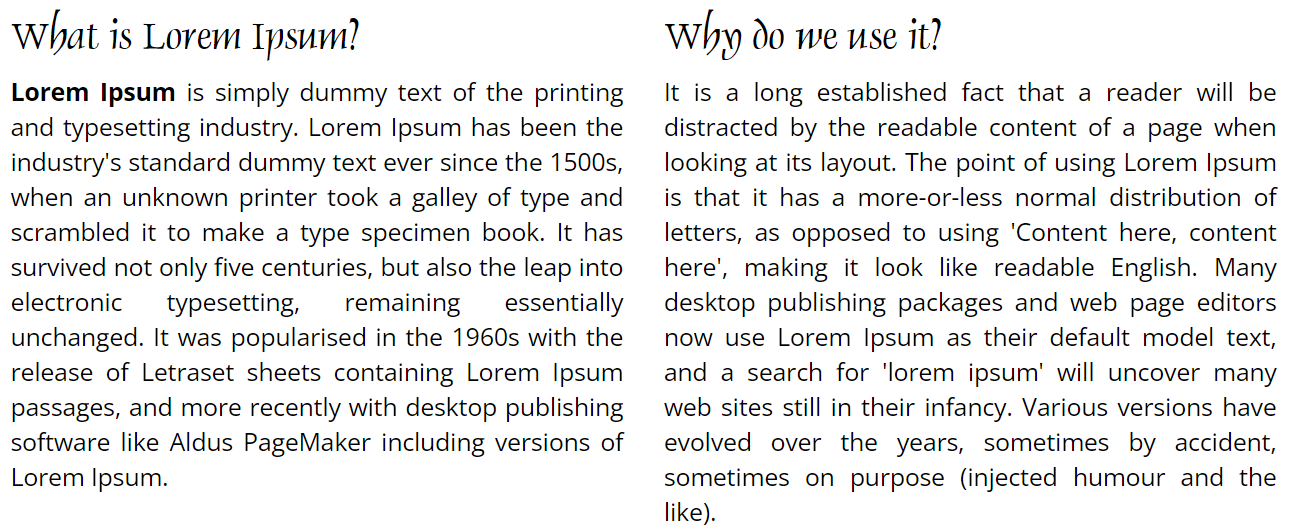
#> input picture Numpy/projetos/Blur com Convolução/assets/teste_text.png, 1289 x 525 px
$ python image_blur.py
#> lines starting #> are read from the running program, lines starting #| are printed output that depends on the picture
import numpy as np
from skimage.transform import rescale
import scipy
import scipy.ndimage
import cv2
import os

FILENAME = 'teste_text.png'
PATH = os.path.join('assets', FILENAME)
img = cv2.imread(PATH)
#> img is the input picture: shape (525, 1289, 3); mean B, G, R 233.6, 233.5, 233.5
cv2.imshow('original_image', img)

b_scaled = rescale(img[:,:,0], 0.25)
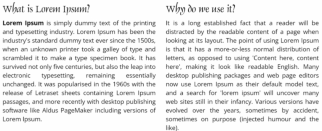
#> b_scaled: shape (131, 322) float64; min 0.18, max 1, mean 0.916
g_scaled = rescale(img[:,:,1], 0.25)
r_scaled = rescale(img[:,:,2], 0.25)
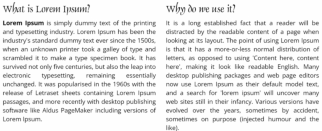
#> r_scaled: shape (131, 322) float64; min 0.188, max 1, mean 0.916
img_scaled = np.stack([b_scaled, g_scaled, r_scaled], axis=2)
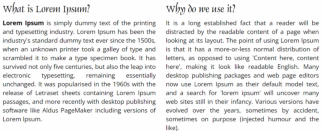
#> img_scaled: shape (131, 322, 3) float64; mean B, G, R 0.916, 0.916, 0.916

# Box Blur
box_blur = (1 / 9) * np.array([[1, 1, 1],
                                [1, 1, 1],
                                [1, 1, 1]])
# Gaussian Blur 3x3
gaussian_3 = (1 / 16) * np.array([[1, 2, 1],
                                  [2, 4, 2],
                                  [1, 2, 1]])
# Gaussian Blur 5x5
gaussian_5 = (1 / 256) * np.array([[1, 4, 6, 4, 1],
                                   [4, 16, 24, 16, 4],
                                   [6, 24, 36, 24, 6],
                                   [4, 16, 24, 16, 4],
                                   [1, 4, 6, 4, 1]])

kernels = [box_blur, gaussian_3, gaussian_5]
kernel_name = ['Box Blur', '3x3 Gaussian Blur', '5x5 Gaussian Blur']

'''
O código entra em um loop, onde itera pelos kernels definidos e seus nomes correspondentes.
Para cada kernel, ele executa convolução usando scipy.ndimage.convolve.
A função np.atleast_3d é usada para garantir que o kernel tenha o formato apropriado
para convolução com uma imagem de 3 canais. Torna o kernel tridimensional,
combinando com a profundidade da imagem.
O parâmetro mode='nearest' em convolve especifica que a convolução deve usar o modo
de borda mais próximo, o que significa que o tamanho da imagem de saída corresponde
ao tamanho de entrada.
'''

for kernel, name in zip(kernels, kernel_name):
    conv_im1 = scipy.ndimage.convolve(img, np.atleast_3d(kernel), mode='nearest')
    cv2.imshow(name, conv_im1)
#> this loop made 3 passes
#> pass 1, `conv_im1 = scipy.ndimage.convolve(img, np.atleast_3d(kernel), mode='ne..`:
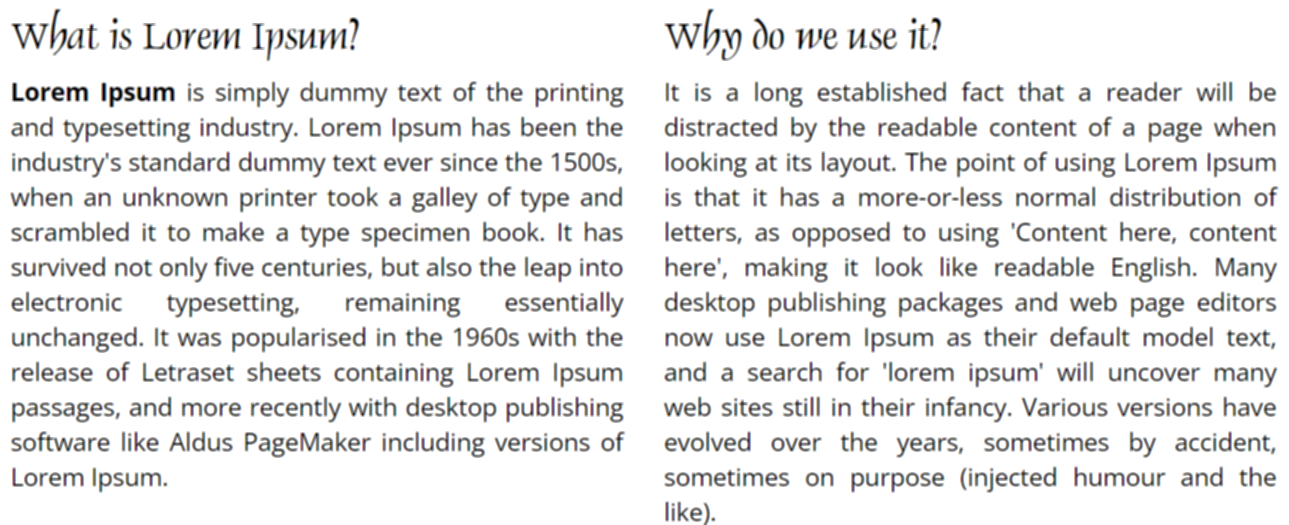
#> conv_im1: shape (525, 1289, 3); mean B, G, R 233.5, 233.4, 233.4

cv2.waitKey(0)

$ run again, with Numpy/projetos/Blur com Convolução/assets/curva_gaussiana.png copied over Numpy/projetos/Blur com Convolução/assets/teste_text.png
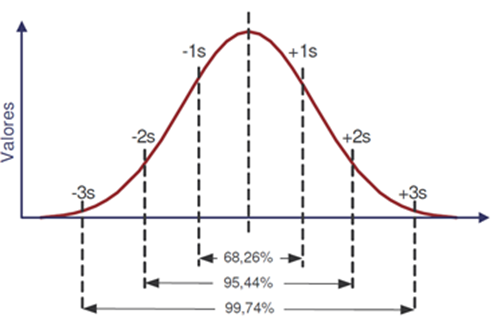
#> input picture Numpy/projetos/Blur com Convolução/assets/curva_gaussiana.png, 497 x 318 px
#> img is the input picture: shape (318, 497, 3); mean B, G, R 245.2, 244.5, 245.8
#> `img_scaled = np.stack([b_scaled, g_scaled, r_scaled], axis=2)`:
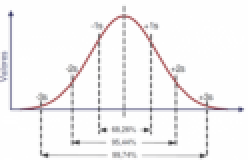
#> img_scaled: shape (80, 124, 3) float64 (shown 2 times larger); mean B, G, R 0.962, 0.959, 0.964
#> the loop `for kernel, name in zip(kernels, kernel_name):` made 3 passes
#> pass 1, `conv_im1 = scipy.ndimage.convolve(img, np.atleast_3d(kernel), mode='ne..`:
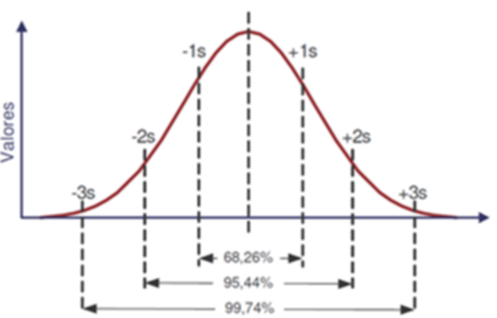
#> conv_im1: shape (318, 497, 3); mean B, G, R 245.1, 244.5, 245.7
